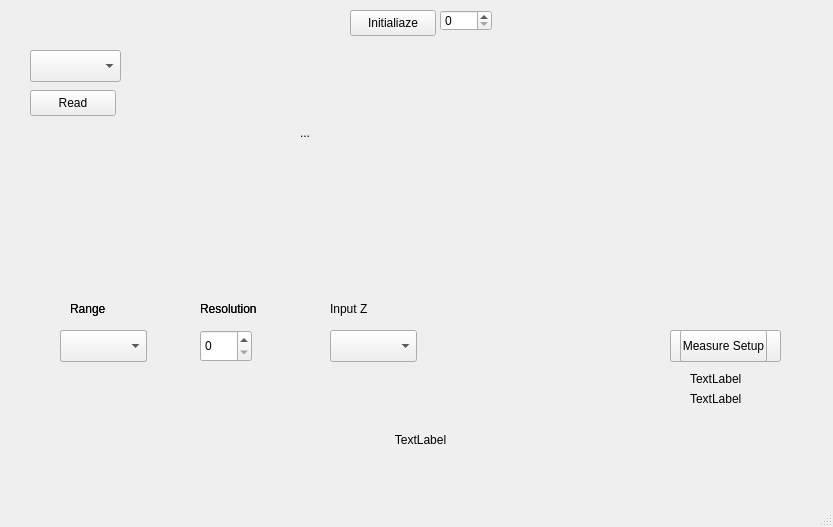
<?xml version="1.0" encoding="UTF-8"?>
<ui version="4.0">
 <class>MainWindow</class>
 <widget class="QMainWindow" name="MainWindow">
  <property name="geometry">
   <rect>
    <x>0</x>
    <y>0</y>
    <width>833</width>
    <height>527</height>
   </rect>
  </property>
  <property name="windowTitle">
   <string>MainWindow</string>
  </property>
  <widget class="QWidget" name="centralwidget">
   <widget class="QPushButton" name="init_button">
    <property name="geometry">
     <rect>
      <x>350</x>
      <y>10</y>
      <width>86</width>
      <height>26</height>
     </rect>
    </property>
    <property name="text">
     <string>Initialiaze</string>
    </property>
   </widget>
   <widget class="QLabel" name="status_label">
    <property name="geometry">
     <rect>
      <x>40</x>
      <y>430</y>
      <width>761</width>
      <height>20</height>
     </rect>
    </property>
    <property name="text">
     <string>TextLabel</string>
    </property>
    <property name="alignment">
     <set>Qt::AlignmentFlag::AlignCenter</set>
    </property>
   </widget>
   <widget class="QLabel" name="measure_display_label">
    <property name="geometry">
     <rect>
      <x>300</x>
      <y>107</y>
      <width>241</width>
      <height>51</height>
     </rect>
    </property>
    <property name="text">
     <string>...</string>
    </property>
   </widget>
   <widget class="QLabel" name="dcv_range_label">
    <property name="geometry">
     <rect>
      <x>70</x>
      <y>300</y>
      <width>91</width>
      <height>18</height>
     </rect>
    </property>
    <property name="text">
     <string>Range</string>
    </property>
   </widget>
   <widget class="QComboBox" name="dcv_range_combo">
    <property name="geometry">
     <rect>
      <x>60</x>
      <y>330</y>
      <width>87</width>
      <height>32</height>
     </rect>
    </property>
   </widget>
   <widget class="QLabel" name="dcv_res_label">
    <property name="geometry">
     <rect>
      <x>200</x>
      <y>300</y>
      <width>91</width>
      <height>18</height>
     </rect>
    </property>
    <property name="text">
     <string>Resolution</string>
    </property>
   </widget>
   <widget class="QSpinBox" name="dcv_res_spin">
    <property name="geometry">
     <rect>
      <x>200</x>
      <y>330</y>
      <width>52</width>
      <height>32</height>
     </rect>
    </property>
   </widget>
   <widget class="QLabel" name="dcv_zin_label">
    <property name="geometry">
     <rect>
      <x>330</x>
      <y>300</y>
      <width>91</width>
      <height>18</height>
     </rect>
    </property>
    <property name="text">
     <string>Input Z</string>
    </property>
   </widget>
   <widget class="QComboBox" name="dcv_zin_combo">
    <property name="geometry">
     <rect>
      <x>330</x>
      <y>330</y>
      <width>87</width>
      <height>32</height>
     </rect>
    </property>
   </widget>
   <widget class="QLabel" name="dcv_label_4">
    <property name="geometry">
     <rect>
      <x>510</x>
      <y>300</y>
      <width>91</width>
      <height>18</height>
     </rect>
    </property>
    <property name="text">
     <string/>
    </property>
   </widget>
   <widget class="QPushButton" name="dcv_measure_setup_button">
    <property name="geometry">
     <rect>
      <x>670</x>
      <y>330</y>
      <width>111</width>
      <height>32</height>
     </rect>
    </property>
    <property name="text">
     <string>Measure Setup</string>
    </property>
   </widget>
   <widget class="QLabel" name="dci_range_label">
    <property name="geometry">
     <rect>
      <x>70</x>
      <y>300</y>
      <width>91</width>
      <height>18</height>
     </rect>
    </property>
    <property name="visible">
     <bool>false</bool>
    </property>
    <property name="text">
     <string>Range</string>
    </property>
   </widget>
   <widget class="QComboBox" name="dci_range_combo">
    <property name="geometry">
     <rect>
      <x>60</x>
      <y>330</y>
      <width>87</width>
      <height>32</height>
     </rect>
    </property>
    <property name="visible">
     <bool>false</bool>
    </property>
   </widget>
   <widget class="QLabel" name="dci_res_label">
    <property name="geometry">
     <rect>
      <x>200</x>
      <y>300</y>
      <width>91</width>
      <height>18</height>
     </rect>
    </property>
    <property name="visible">
     <bool>false</bool>
    </property>
    <property name="text">
     <string>Resolution</string>
    </property>
   </widget>
   <widget class="QSpinBox" name="dci_res_spin">
    <property name="geometry">
     <rect>
      <x>200</x>
      <y>330</y>
      <width>52</width>
      <height>32</height>
     </rect>
    </property>
    <property name="visible">
     <bool>false</bool>
    </property>
   </widget>
   <widget class="QLabel" name="dci_label_3">
    <property name="geometry">
     <rect>
      <x>330</x>
      <y>300</y>
      <width>91</width>
      <height>18</height>
     </rect>
    </property>
    <property name="visible">
     <bool>false</bool>
    </property>
    <property name="text">
     <string/>
    </property>
   </widget>
   <widget class="QLabel" name="dci_label_4">
    <property name="geometry">
     <rect>
      <x>510</x>
      <y>300</y>
      <width>91</width>
      <height>18</height>
     </rect>
    </property>
    <property name="visible">
     <bool>false</bool>
    </property>
    <property name="text">
     <string/>
    </property>
   </widget>
   <widget class="QPushButton" name="dci_measure_setup_button">
    <property name="geometry">
     <rect>
      <x>680</x>
      <y>330</y>
      <width>87</width>
      <height>32</height>
     </rect>
    </property>
    <property name="visible">
     <bool>false</bool>
    </property>
    <property name="text">
     <string>Measure Setup</string>
    </property>
   </widget>
   <widget class="QPushButton" name="read_button">
    <property name="geometry">
     <rect>
      <x>30</x>
      <y>90</y>
      <width>86</width>
      <height>26</height>
     </rect>
    </property>
    <property name="text">
     <string>Read</string>
    </property>
   </widget>
   <widget class="QSpinBox" name="gpib_addr_spin">
    <property name="geometry">
     <rect>
      <x>440</x>
      <y>10</y>
      <width>52</width>
      <height>21</height>
     </rect>
    </property>
   </widget>
   <widget class="QComboBox" name="mode_combo">
    <property name="geometry">
     <rect>
      <x>30</x>
      <y>50</y>
      <width>91</width>
      <height>32</height>
     </rect>
    </property>
   </widget>
   <widget class="QLabel" name="nplc_label">
    <property name="geometry">
     <rect>
      <x>690</x>
      <y>370</y>
      <width>131</width>
      <height>18</height>
     </rect>
    </property>
    <property name="text">
     <string>TextLabel</string>
    </property>
   </widget>
   <widget class="QLabel" name="time_label">
    <property name="geometry">
     <rect>
      <x>690</x>
      <y>390</y>
      <width>131</width>
      <height>18</height>
     </rect>
    </property>
    <property name="text">
     <string>TextLabel</string>
    </property>
   </widget>
  </widget>
  <widget class="QMenuBar" name="menubar">
   <property name="geometry">
    <rect>
     <x>0</x>
     <y>0</y>
     <width>833</width>
     <height>30</height>
    </rect>
   </property>
  </widget>
  <widget class="QStatusBar" name="statusbar"/>
 </widget>
 <resources/>
 <connections/>
</ui>
